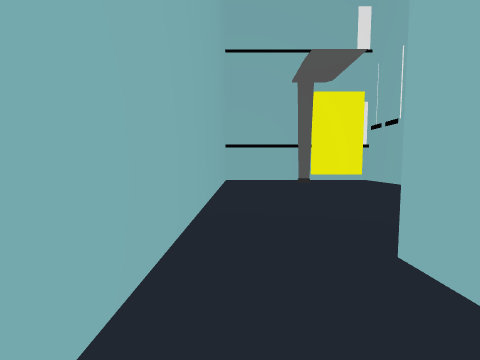
[1] (above)

18 first-person views from a walk through a 3-D level made in the Godot game engine. The camera is 1.2 m above the floor, tilts 4° down and sees 90° across. The floor is counted in squares, 2 m on a side. Each view is taken from the middle of a square. On the plan, view 1 faces up. The plan holds only what a view shows up to about 9 squares ahead; the rest is blank. The place goes on beyond the plan. Characters and animated objects are left out.

[2]
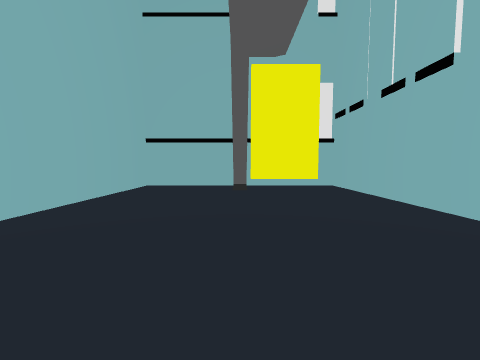

[3]
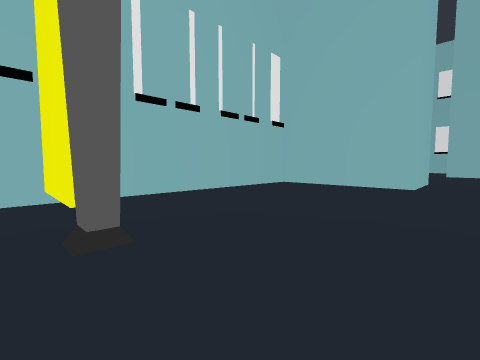

[4]
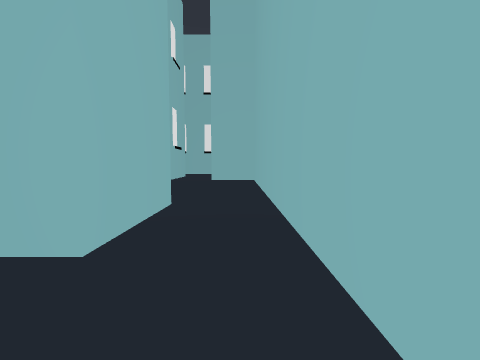

[5]
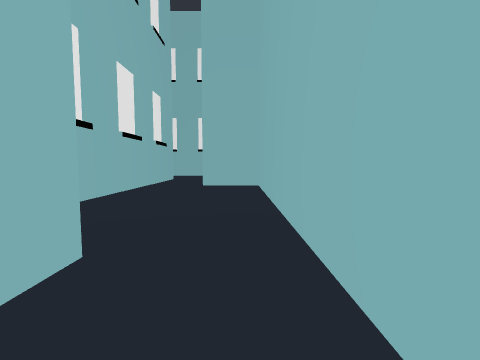

[6]
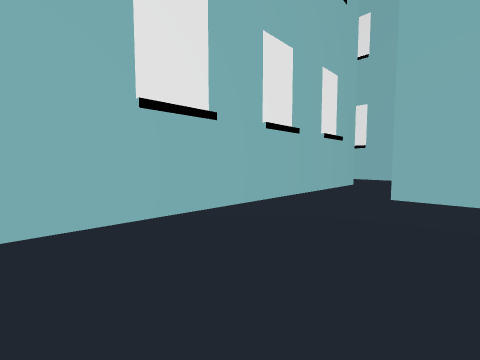

[7]
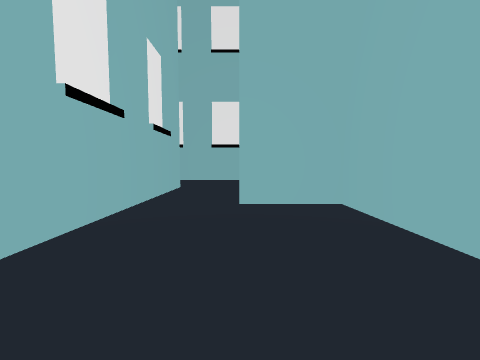

[8]
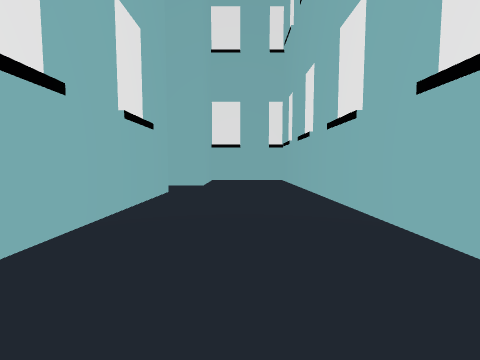

[9]
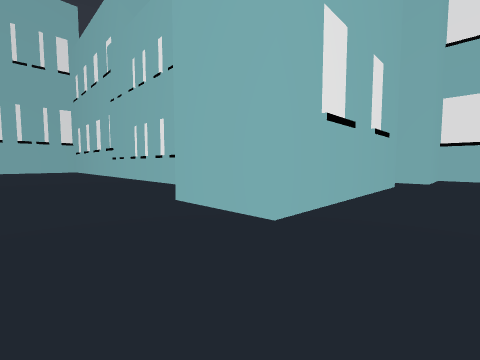

[10]
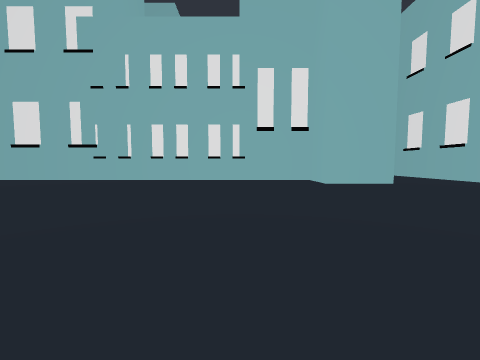

[11]
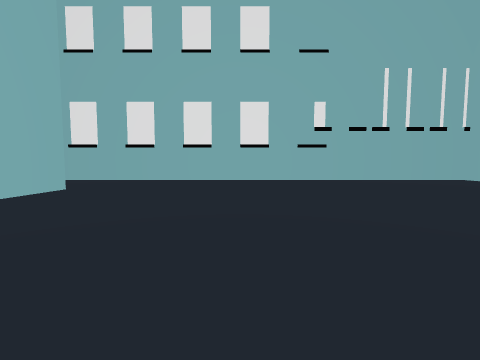

[12]
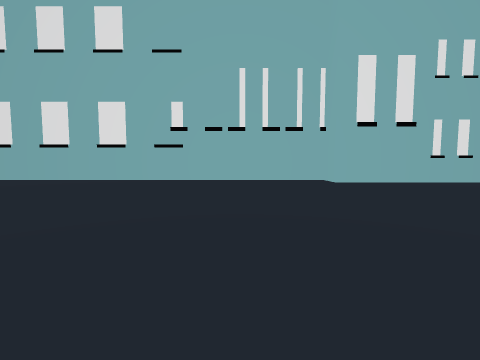

[13]
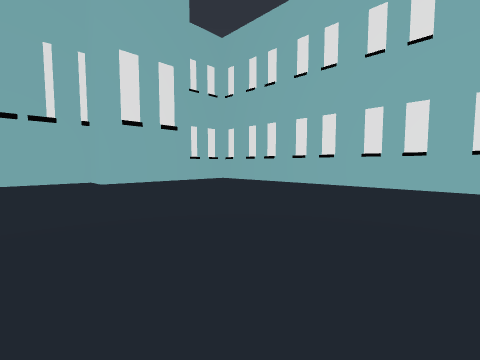

[14]
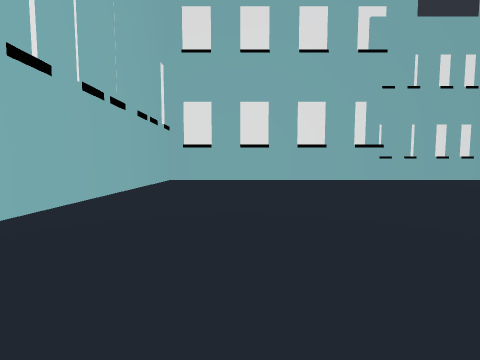

[15]
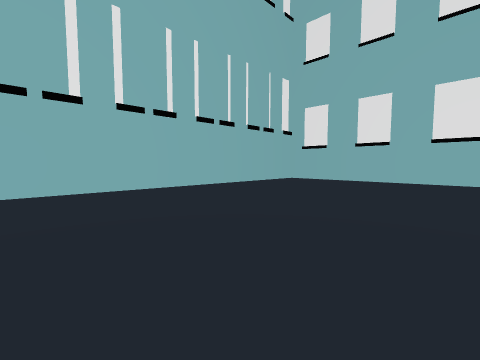

[16]
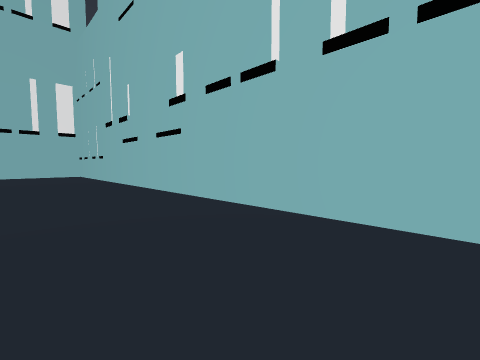

[17]
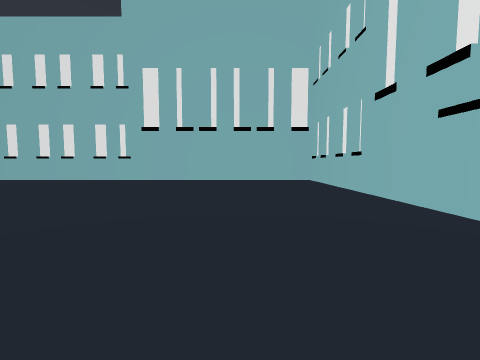

[18]
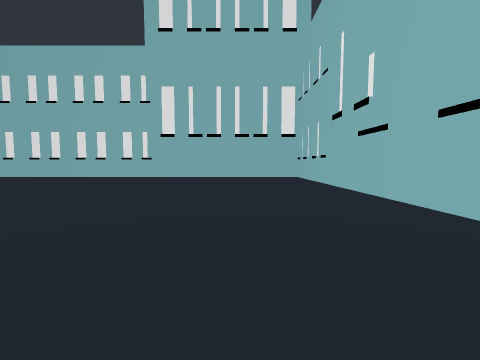

### Floor plan
Points are (right, up) in squares from view 1. A wall is a line through its corners. A room is listed if a view was taken in it or the views show most of it. See-through windows are left out.
Room 1 (views 1, 2, 3, 4, 5)
walls: (3.9, 7.4) (1.8, 7.4) (1.8, 7.6) (3.8, 7.6); (2.5, 8.5) (-0.5, 8.5) (-0.5, -0.5); (1, -0.5) (1, 1.5) (4.5, 1.5) (4.5, 8.5) (4.1, 8.5)
ways out: opening at (0, 0.5) to room 2
Room 2 (views 6, 7)
walls: (-0.5, -0.5) (-0.5, -5.5) (1.1, -5.5); (2.5, -5.6) (2.5, -0.9)
ways out: opening at (0, 0.5) to room 1; opening at (2, -6.5) to room 3
Room 3 (views 8, 9, 10, 11, 12, 13, 14, 15, 16, 17, 18)
walls: (-20.5, -9.5) (-16, -9.5) (-16, -10.5) (4.5, -10.5) (4.5, -8) (2.5, -8) (2.5, -5.6); (1.1, -7.5) (-4, -7.5) (-4, -5.5) (-2.5, -5.5) (-2.5, 9.5) (-20.5, 9.5) (-20.5, -8.2)
ways out: opening at (2, -6.5) to room 2

Positions as (right, up) in squares from view 1, and headings:
1: (0, 0), facing up
2: (2, 2), facing up
3: (0, 8), facing down-right
4: (0, 3), facing down
5: (0, 1), facing down
6: (0, -1), facing down-right
7: (1, -2), facing down
8: (-4, -9), facing right
9: (-6, -9), facing up-right
10: (-11, -3), facing right
11: (-8, -2), facing down
12: (-13, -2), facing down
13: (-14, -2), facing down-left
14: (-11, 7), facing right
15: (-11, 4), facing up-right
16: (-8, 7), facing up-left
17: (-12, 7), facing left
18: (-10, 7), facing left
